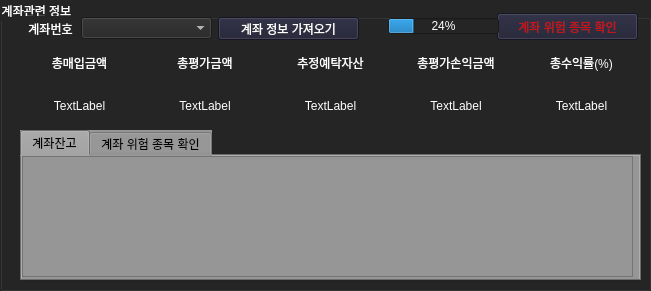
     <widget class="QGroupBox" name="groupBox_2">
      <property name="geometry">
       <rect>
        <x>12</x>
        <y>13</y>
        <width>651</width>
        <height>291</height>
       </rect>
      </property>
      <property name="styleSheet">
       <string notr="true">color: black;
background-color: rgb(37, 37, 38);
color: rgb(255, 255, 255);
font: 10pt &quot;맑은고딕&quot;;</string>
      </property>
      <property name="title">
       <string>계좌관련 정보</string>
      </property>
      <property name="flat">
       <bool>false</bool>
      </property>
      <widget class="QLabel" name="label">
       <property name="geometry">
        <rect>
         <x>20</x>
         <y>16</y>
         <width>61</width>
         <height>25</height>
        </rect>
       </property>
       <property name="text">
        <string>계좌번호</string>
       </property>
       <property name="alignment">
        <set>Qt::AlignCenter</set>
       </property>
      </widget>
      <widget class="QWidget" name="gridLayoutWidget">
       <property name="geometry">
        <rect>
         <x>20</x>
         <y>44</y>
         <width>621</width>
         <height>80</height>
        </rect>
       </property>
       <layout class="QGridLayout" name="gridLayout">
        <item row="0" column="3">
         <widget class="QLabel" name="label_7">
          <property name="styleSheet">
           <string notr="true"/>
          </property>
          <property name="text">
           <string>총평가손익금액</string>
          </property>
          <property name="alignment">
           <set>Qt::AlignCenter</set>
          </property>
         </widget>
        </item>
        <item row="0" column="4">
         <widget class="QLabel" name="label_11">
          <property name="styleSheet">
           <string notr="true"/>
          </property>
          <property name="text">
           <string>총수익률(%)</string>
          </property>
          <property name="alignment">
           <set>Qt::AlignCenter</set>
          </property>
         </widget>
        </item>
        <item row="1" column="4">
         <widget class="QLabel" name="totalpercenLabel">
          <property name="styleSheet">
           <string notr="true">color: black;
background-color: rgb(37, 37, 38);
color: rgb(255, 255, 255);
font: 10pt &quot;맑은고딕&quot;;</string>
          </property>
          <property name="text">
           <string>TextLabel</string>
          </property>
          <property name="alignment">
           <set>Qt::AlignCenter</set>
          </property>
         </widget>
        </item>
        <item row="0" column="2">
         <widget class="QLabel" name="label_8">
          <property name="styleSheet">
           <string notr="true"/>
          </property>
          <property name="text">
           <string>추정예탁자산</string>
          </property>
          <property name="alignment">
           <set>Qt::AlignCenter</set>
          </property>
         </widget>
        </item>
        <item row="1" column="2">
         <widget class="QLabel" name="balanceAssetLabel">
          <property name="styleSheet">
           <string notr="true"/>
          </property>
          <property name="text">
           <string>TextLabel</string>
          </property>
          <property name="alignment">
           <set>Qt::AlignCenter</set>
          </property>
         </widget>
        </item>
        <item row="1" column="0">
         <widget class="QLabel" name="totalBuyingPriceLabel">
          <property name="styleSheet">
           <string notr="true"/>
          </property>
          <property name="text">
           <string>TextLabel</string>
          </property>
          <property name="alignment">
           <set>Qt::AlignCenter</set>
          </property>
         </widget>
        </item>
        <item row="0" column="0">
         <widget class="QLabel" name="label_10">
          <property name="styleSheet">
           <string notr="true"/>
          </property>
          <property name="text">
           <string>총매입금액</string>
          </property>
          <property name="alignment">
           <set>Qt::AlignCenter</set>
          </property>
         </widget>
        </item>
        <item row="0" column="1">
         <widget class="QLabel" name="label_9">
          <property name="styleSheet">
           <string notr="true"/>
          </property>
          <property name="text">
           <string>총평가금액</string>
          </property>
          <property name="alignment">
           <set>Qt::AlignCenter</set>
          </property>
         </widget>
        </item>
        <item row="1" column="3">
         <widget class="QLabel" name="totalEstimateProfitLabel">
          <property name="styleSheet">
           <string notr="true">color: black;
background-color: rgb(37, 37, 38);
color: rgb(255, 255, 255);
font: 10pt &quot;맑은고딕&quot;;</string>
          </property>
          <property name="text">
           <string>TextLabel</string>
          </property>
          <property name="alignment">
           <set>Qt::AlignCenter</set>
          </property>
         </widget>
        </item>
        <item row="1" column="1">
         <widget class="QLabel" name="currentTotalPriceLabel">
          <property name="styleSheet">
           <string notr="true"/>
          </property>
          <property name="text">
           <string>TextLabel</string>
          </property>
          <property name="alignment">
           <set>Qt::AlignCenter</set>
          </property>
         </widget>
        </item>
       </layout>
      </widget>
      <widget class="QComboBox" name="accComboBox">
       <property name="geometry">
        <rect>
         <x>81</x>
         <y>17</y>
         <width>131</width>
         <height>22</height>
        </rect>
       </property>
       <property name="styleSheet">
        <string notr="true"/>
       </property>
      </widget>
      <widget class="QTabWidget" name="tabWidget_2">
       <property name="geometry">
        <rect>
         <x>20</x>
         <y>130</y>
         <width>621</width>
         <height>151</height>
        </rect>
       </property>
       <property name="styleSheet">
        <string notr="true">color: black;
background-color: rgb(150, 150, 150);
font: 10pt &quot;맑은고딕&quot;;</string>
       </property>
       <property name="currentIndex">
        <number>0</number>
       </property>
       <widget class="QWidget" name="tab_4">
        <attribute name="title">
         <string>계좌잔고</string>
        </attribute>
        <widget class="QTableWidget" name="stocklistTableWidget_2">
         <property name="geometry">
          <rect>
           <x>0</x>
           <y>0</y>
           <width>611</width>
           <height>121</height>
          </rect>
         </property>
         <property name="styleSheet">
          <string notr="true">background-colo:rgb(213, 213, 213);
selection-background-color: rgb(48, 140, 198);
font: 10pt &quot;맑은고딕&quot;;</string>
         </property>
        </widget>
       </widget>
       <widget class="QWidget" name="tab_2">
        <attribute name="title">
         <string>계좌 위험 종목 확인</string>
        </attribute>
        <widget class="QTableWidget" name="Danger_wd">
         <property name="geometry">
          <rect>
           <x>8</x>
           <y>5</y>
           <width>601</width>
           <height>113</height>
          </rect>
         </property>
        </widget>
       </widget>
      </widget>
      <widget class="QPushButton" name="call_account">
       <property name="geometry">
        <rect>
         <x>218</x>
         <y>17</y>
         <width>141</width>
         <height>23</height>
        </rect>
       </property>
       <property name="styleSheet">
        <string notr="true">color: black;
background-color: rgb(30, 30, 50);
color: rgb(255, 255, 255);
font: 10pt &quot;맑은고딕&quot;;</string>
       </property>
       <property name="text">
        <string>계좌 정보 가져오기</string>
       </property>
      </widget>
      <widget class="QPushButton" name="pushButton">
       <property name="geometry">
        <rect>
         <x>497</x>
         <y>13</y>
         <width>141</width>
         <height>27</height>
        </rect>
       </property>
       <property name="styleSheet">
        <string notr="true">color: black;
background-color: rgb(30, 30, 50);
color: rgb(200, 20, 20);
font: 90 10pt &quot;맑은 고딕&quot;;
</string>
       </property>
       <property name="text">
        <string>계좌 위험 종목 확인</string>
       </property>
      </widget>
      <widget class="QProgressBar" name="progressBar5">
       <property name="geometry">
        <rect>
         <x>388</x>
         <y>18</y>
         <width>111</width>
         <height>16</height>
        </rect>
       </property>
       <property name="value">
        <number>24</number>
       </property>
      </widget>
     </widget>
